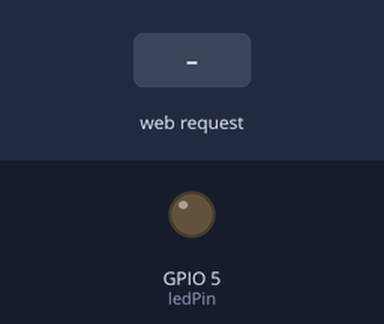
Recording of a sketch running on a simulated ESP8266 (NodeMCU). Parts: output pins drawn as LEDs (lit = HIGH). The test bench sets the inputs (shaded band). WiFi joins after 1.5 s; servers stay silent unless stated; storage starts empty; what the sketch prints to the serial monitor is not drawn.

Above: at 3.2 s.
3.3 s: HTTP request GET /on received
At 3.7 s:
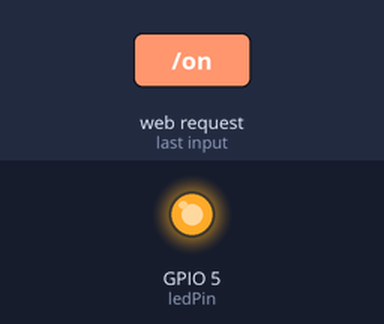
4.8 s: HTTP request GET /off received
At 6.1 s:
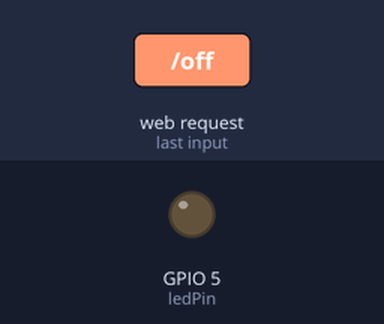
Timing chart, 0 to 7.8 s (numbered marks = the images above; inputs shaded):
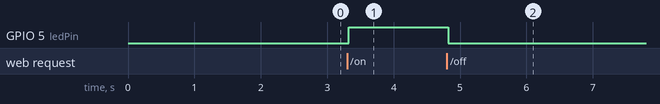

Measured:
- after the input at 3.3 s, GPIO 5 (ledPin): LOW → HIGH at once
- after the input at 4.8 s, GPIO 5 (ledPin): HIGH → LOW at once

The sketch:

version3.0.ino
```cpp
#include <ESP8266WiFi.h>
#include <ESPAsyncTCP.h>
#include <ESPAsyncWebServer.h>
#include <FS.h>
#include <Wire.h>
#include <ESP8266mDNS.h>
#include <WiFiUdp.h>
#include <ArduinoOTA.h>

// Replace with your network credentials
const char* ssid = "AUH 408";
const char* password = "0173134469789js";

IPAddress ip(192, 168, 0, 122); //set static ip
IPAddress gateway(192, 168, 0, 1); //set getteway
IPAddress subnet(255, 255, 255, 0);//set subnet

// Set LED GPIO
const int ledPin = 5;
// Stores LED state
String ledState;

// Create AsyncWebServer object on port 80
AsyncWebServer server(80);


String processor(const String& var){
  Serial.println(var);
  if(var == "STATE"){
    if(digitalRead(ledPin)){
      ledState = "ON";
    }
    else{
      ledState = "OFF";
    }
    Serial.print(ledState);
    return ledState;
  }

}

void setup(){
  // Serial port for debugging purposes
  Serial.begin(115200);
  pinMode(ledPin, OUTPUT);
  Serial.println("Booting");

  // Initialize the sensor
  // Initialize SPIFFS
  if(!SPIFFS.begin()){
    Serial.println("An Error has occurred while mounting SPIFFS");
    return;
  }

  // Connect to Wi-Fi
  WiFi.mode(WIFI_STA);
  WiFi.config(ip, gateway, subnet);


  WiFi.begin(ssid, password);
  while (WiFi.status() != WL_CONNECTED) {
    delay(1000);
    Serial.println("Connecting to WiFi..");
  }

ArduinoOTA.setHostname("AUH_409");

  // No authentication by default
   ArduinoOTA.setPassword((const char *)"alh84001");

  ArduinoOTA.onStart([]() {
    Serial.println("Start");
  });
  ArduinoOTA.onEnd([]() {
    Serial.println("\nEnd");
  });
  ArduinoOTA.onProgress([](unsigned int progress, unsigned int total) {
    Serial.printf("Progress: %u%%\r", (progress / (total / 100)));
  });
  ArduinoOTA.onError([](ota_error_t error) {
    Serial.printf("Error[%u]: ", error);
    if (error == OTA_AUTH_ERROR) Serial.println("Auth Failed");
    else if (error == OTA_BEGIN_ERROR) Serial.println("Begin Failed");
    else if (error == OTA_CONNECT_ERROR) Serial.println("Connect Failed");
    else if (error == OTA_RECEIVE_ERROR) Serial.println("Receive Failed");
    else if (error == OTA_END_ERROR) Serial.println("End Failed");
  });
  ArduinoOTA.begin();
  Serial.println("Ready");
  Serial.print("IP address: ");
  Serial.println(WiFi.localIP());
  //pinMode(ESP_BUILTIN_LED, OUTPUT);

  // Route for root / web page
  server.on("/", HTTP_GET, [](AsyncWebServerRequest *request){
    request->send(SPIFFS, "/index.html", String());
  });

  // Route to load style.css file
  server.on("/style.css", HTTP_GET, [](AsyncWebServerRequest *request){
    request->send(SPIFFS, "/style.css", "text/css");
  });

  server.on("/success.html", HTTP_GET, [](AsyncWebServerRequest *request){
    request->send(SPIFFS, "/success.html", String());
  });

  server.on("/login.css", HTTP_GET, [](AsyncWebServerRequest *request){
    request->send(SPIFFS, "/login.css", "text/js");
  });

  server.on("/login.js", HTTP_GET, [](AsyncWebServerRequest *request){
    request->send(SPIFFS, "/login.js", "text/js");
  });

  // Route to set GPIO to HIGH
  server.on("/on", HTTP_GET, [](AsyncWebServerRequest *request){
    digitalWrite(ledPin, HIGH);
    request->send(SPIFFS, "/success.html", String());
  });

  // Route to set GPIO to LOW
  server.on("/off", HTTP_GET, [](AsyncWebServerRequest *request){
    digitalWrite(ledPin, LOW);
    request->send(SPIFFS, "/success.html", String());
  });


  // Start server
  server.begin();
}

void loop(){
  ArduinoOTA.handle();


}
```
